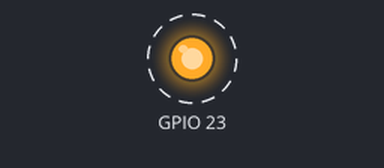
The sketch below on a simulated ESP32. Shown: output pins drawn as LEDs (lit = HIGH). Dashed ring = blinking. What the sketch prints to the serial monitor is not drawn.

Above: at 0.5 s.
Timing chart, 0 to 4.6 s (numbered marks = the images above):
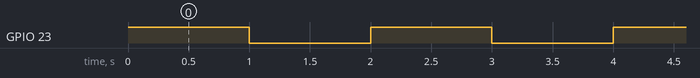

The sketch:

led_test.ino
```cpp
void setup() {
  // put your setup code here, to run once:
  pinMode(23,OUTPUT);
  Serial.begin(115200);
}
int i=0;
void loop() {
  // put your main code here, to run repeatedly:
  int j=0;
  static int k=0;
  digitalWrite(23,1);
  delay(1000);
  digitalWrite(23,0);
  delay(1000);
  Serial.printf("i=%d, j=%d\n", i++,j++);

}
```

Measured:
- by itself, GPIO 23: alternates HIGH for 1.0 s and LOW for 1.0 s
